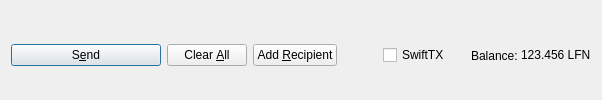
         <widget class="QFrame" name="frame_Send">
          <layout class="QHBoxLayout" name="horizontalLayout">
           <property name="bottomMargin">
            <number>0</number>
           </property>
           <item>
            <widget class="QPushButton" name="sendButton">
             <property name="minimumSize">
              <size>
               <width>150</width>
               <height>0</height>
              </size>
             </property>
             <property name="toolTip">
              <string>Confirm the send action</string>
             </property>
             <property name="text">
              <string>S&amp;end</string>
             </property>
             <property name="icon">
              <iconset resource="../leafn0de.qrc">
               <normaloff>:/icons/send</normaloff>:/icons/send</iconset>
             </property>
             <property name="autoDefault">
              <bool>false</bool>
             </property>
             <property name="default">
              <bool>true</bool>
             </property>
            </widget>
           </item>
           <item>
            <widget class="QPushButton" name="clearButton">
             <property name="sizePolicy">
              <sizepolicy hsizetype="Minimum" vsizetype="Fixed">
               <horstretch>0</horstretch>
               <verstretch>0</verstretch>
              </sizepolicy>
             </property>
             <property name="toolTip">
              <string>Clear all fields of the form.</string>
             </property>
             <property name="text">
              <string>Clear &amp;All</string>
             </property>
             <property name="icon">
              <iconset resource="../leafn0de.qrc">
               <normaloff>:/icons/remove</normaloff>:/icons/remove</iconset>
             </property>
             <property name="autoDefault">
              <bool>false</bool>
             </property>
            </widget>
           </item>
           <item>
            <widget class="QPushButton" name="addButton">
             <property name="toolTip">
              <string>Send to multiple recipients at once</string>
             </property>
             <property name="text">
              <string>Add &amp;Recipient</string>
             </property>
             <property name="icon">
              <iconset resource="../leafn0de.qrc">
               <normaloff>:/icons/add</normaloff>:/icons/add</iconset>
             </property>
             <property name="autoDefault">
              <bool>false</bool>
             </property>
            </widget>
           </item>
           <item>
            <spacer name="horizontalSpacer">
             <property name="orientation">
              <enum>Qt::Horizontal</enum>
             </property>
             <property name="sizeHint" stdset="0">
              <size>
               <width>40</width>
               <height>20</height>
              </size>
             </property>
            </spacer>
           </item>
           <item>
            <layout class="QHBoxLayout" name="horizontalLayout_2">
             <property name="spacing">
              <number>3</number>
             </property>
             <item>
              <widget class="QCheckBox" name="checkSwiftTX">
               <property name="enabled">
                <bool>true</bool>
               </property>
               <property name="minimumSize">
                <size>
                 <width>85</width>
                 <height>0</height>
                </size>
               </property>
               <property name="text">
                <string>SwiftTX</string>
               </property>
              </widget>
             </item>
             <item>
              <widget class="QLabel" name="label">
               <property name="text">
                <string>Balance:</string>
               </property>
              </widget>
             </item>
             <item>
              <widget class="QLabel" name="labelBalance">
               <property name="sizePolicy">
                <sizepolicy hsizetype="Preferred" vsizetype="Fixed">
                 <horstretch>0</horstretch>
                 <verstretch>0</verstretch>
                </sizepolicy>
               </property>
               <property name="cursor">
                <cursorShape>IBeamCursor</cursorShape>
               </property>
               <property name="text">
                <string notr="true">123.456 LFN</string>
               </property>
               <property name="textInteractionFlags">
                <set>Qt::LinksAccessibleByMouse|Qt::TextSelectableByKeyboard|Qt::TextSelectableByMouse</set>
               </property>
              </widget>
             </item>
            </layout>
           </item>
          </layout>
         </widget>
